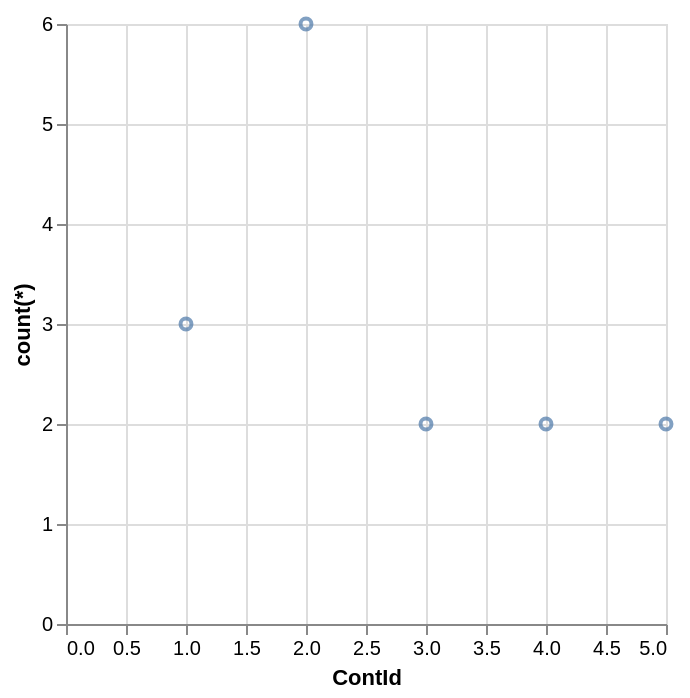

Express this chart as Vega-Lite.
### Vega-Lite specification from a JSON file in a GitHub repository (floating-point values rounded to 4 significant figures)
{"data": {"values": [{"x_data": 1, "y_data": 3}, {"x_data": 2, "y_data": 6}, {"x_data": 3, "y_data": 2}, {"x_data": 4, "y_data": 2}, {"x_data": 5, "y_data": 2}]}, "mark": "point", "encoding": {"x": {"field": "x_data", "type": "quantitative", "title": "ContId"}, "y": {"field": "y_data", "type": "quantitative", "title": "count(*)"}}}
